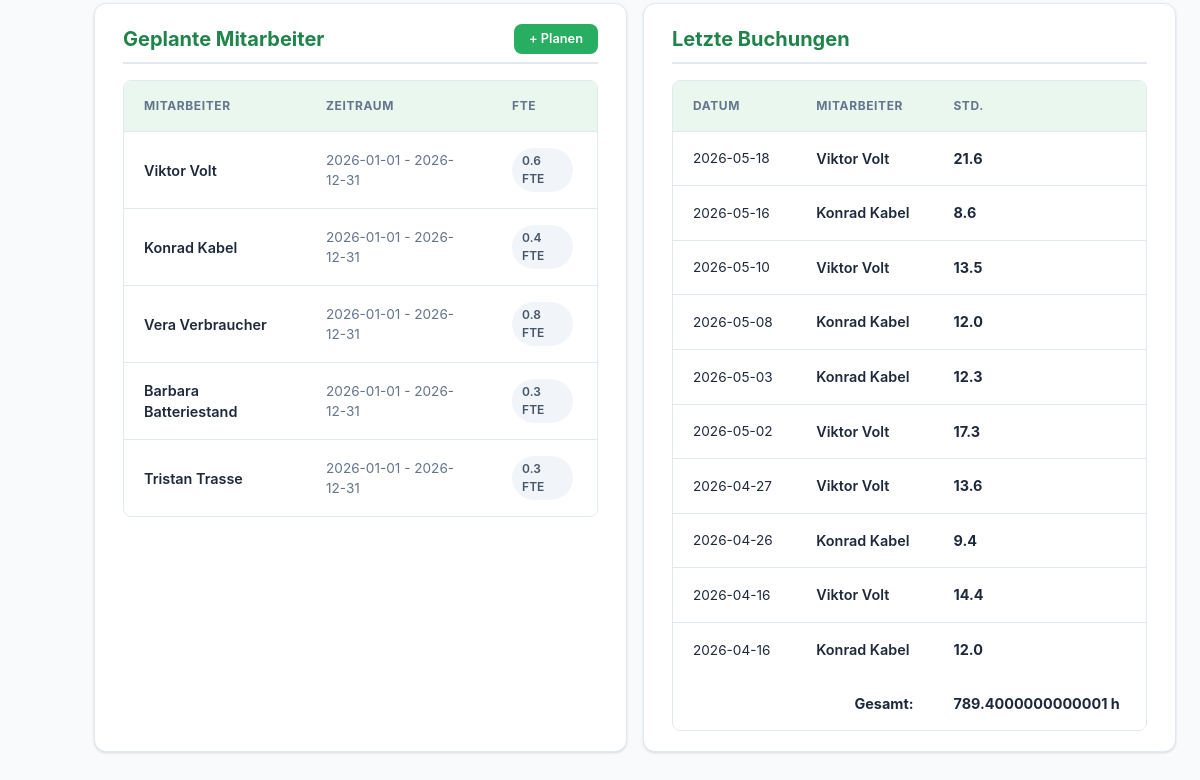
/ui/projects/1 (signed in, lower part), run on an earlier commit of the app's database.
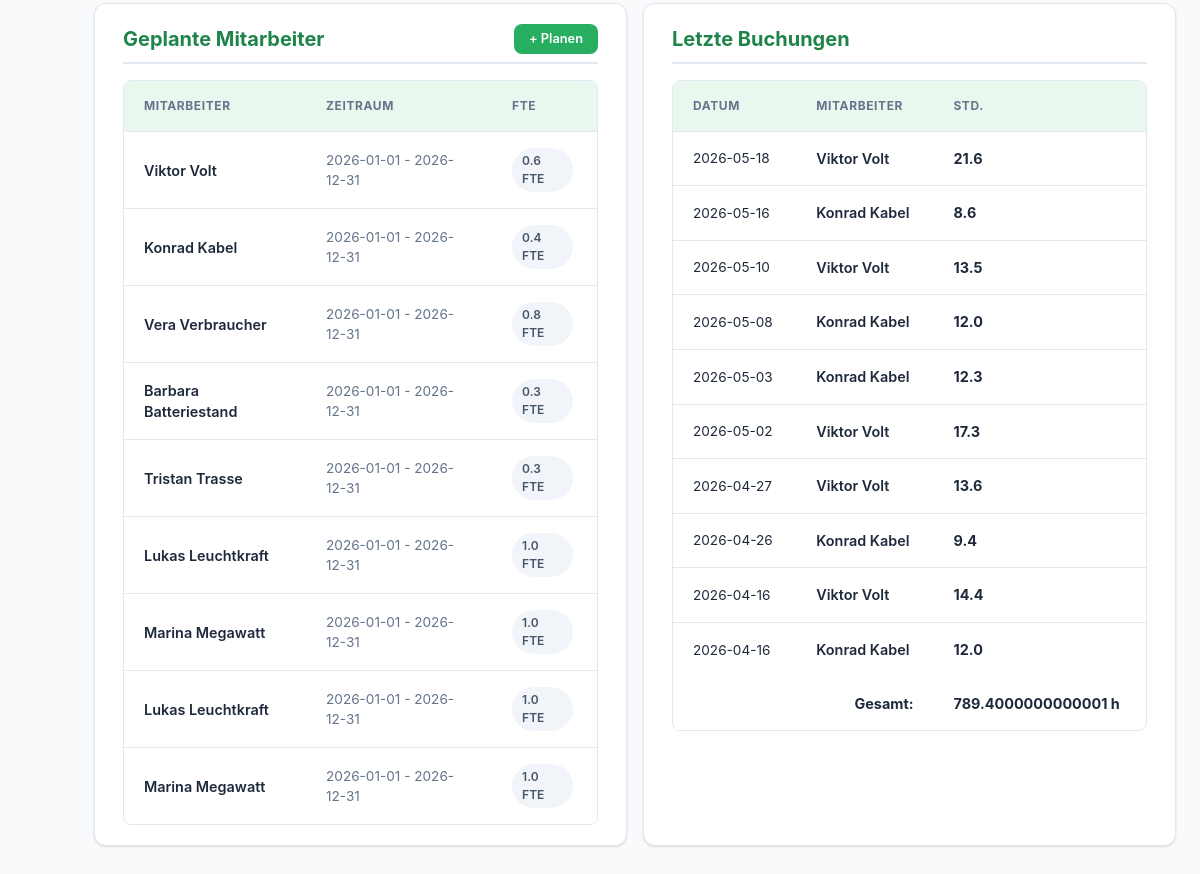
And on a later commit of the database.
### models.py (models this page shows)
class Staffing(Base):
    __tablename__ = "staffings"
    id = Column(Integer, primary_key=True, index=True)
    project_id = Column(Integer, ForeignKey("projects.id"))
    employee_id = Column(Integer, ForeignKey("employees.id"))
    start_date = Column(Date)
    end_date = Column(Date)
    capacity_fte = Column(Float) # 1.0 = 100%
    project = relationship("Project", back_populates="staffings")
    employee = relationship("Employee", back_populates="staffings")

class Employee(Base):
    __tablename__ = "employees"
    id = Column(Integer, primary_key=True, index=True)
    name = Column(String, index=True)
    type = Column(Enum(ResourceType), default=ResourceType.INTERNAL)
    role_id = Column(Integer, ForeignKey("roles.id"))
    team_id = Column(Integer, ForeignKey("teams.id"))
    weekly_hours = Column(Float, default=40.0)
    annual_hours_target = Column(Float, nullable=True) # Neuer Wert für Jahresplanung
    employment_start = Column(Date)
    employment_end = Column(Date, nullable=True)
    role = relationship("Role", back_populates="employees")
    team = relationship("Team", back_populates="employees")
    staffings = relationship("Staffing", back_populates="employee")
    service_allocations = relationship("ServiceAllocation", back_populates="employee")
    absences = relationship("Absence", back_populates="employee")
    user = relationship("User", back_populates="employee", uselist=False)
    bookings = relationship("Booking", back_populates="employee")

class Booking(Base):
    __tablename__ = "bookings"
    id = Column(Integer, primary_key=True, index=True)
    employee_id = Column(Integer, ForeignKey("employees.id"))
    project_id = Column(Integer, ForeignKey("projects.id"))
    date = Column(Date)
    hours = Column(Float)
    description = Column(String, nullable=True)
    created_at = Column(DateTime, default=datetime.utcnow)
    employee = relationship("Employee", back_populates="bookings")
    project = relationship("Project", back_populates="bookings")

### main.py (the view)
@app.get("/ui/projects/{project_id}", response_class=HTMLResponse)
def ui_project_detail(request: Request, project_id: int, db: Session = Depends(get_db), user: models.User = Depends(login_required)):
    project = db.query(models.Project).filter(models.Project.id == project_id).first()
    if not project:
        raise HTTPException(status_code=404, detail="Project not found")
    progress = calculate_project_progress(project, db)
    progress = float(progress)
    return templates.TemplateResponse(
        request=request, name="project_detail.html", context={
            "project": project,
            "progress": progress,
            "active_page": "projects"
        }
    )

### templates/project_detail.html (shortened to what this page needs)
{% extends "base.html" %}
{% set title = "Projekt-Details" %}
{% block content %}
<div style="display: flex; flex-direction: column; gap: 1rem;">
    <div style="display: grid; grid-template-columns: 1fr 1fr; gap: 1rem;">
        <div class="card" style="margin-bottom: 0;">
            <div class="section-header">
                <h2>Geplante Mitarbeiter</h2>
                {% if request.state.user and request.state.user.role.value == 'admin' %}
                <a href="/ui/staffing/add?project_id={{ project.id }}" class="btn btn-primary btn-small">+ Planen</a>
                {% endif %}
            </div>
            <div class="modern-table-wrapper">
                <table class="modern-table">
                    <thead>
                        <tr>
                            <th>Mitarbeiter</th>
                            <th>Zeitraum</th>
                            <th>FTE</th>
                        </tr>
                    </thead>
                    <tbody>
                        {% for s in project.staffings | sort(attribute='start_date') %}
                        <tr>
                            <td style="font-weight: 600;">
                                <a href="/ui/employees/{{ s.employee.id }}/plan" style="color: inherit; text-decoration: none;">{{ s.employee.name }}</a>
                            </td>
                            <td style="font-size: 0.85rem; color: var(--text-muted);">{{ s.start_date }} - {{ s.end_date }}</td>
                            <td><span class="badge badge-default">{{ s.capacity_fte }} FTE</span></td>
                        </tr>
                        {% else %}
                        <tr>
                            <td colspan="3" style="padding: 2rem; text-align: center; color: var(--text-muted);">
                                Keine Mitarbeiter geplant.
                            </td>
                        </tr>
                        {% endfor %}
                    </tbody>
                </table>
            </div>
        </div>
        <div class="card" style="margin-bottom: 0;">
            <div class="section-header">
                <h2>Letzte Buchungen</h2>
            </div>
            <div class="modern-table-wrapper">
                <table class="modern-table">
                    <thead>
                        <tr>
                            <th>Datum</th>
                            <th>Mitarbeiter</th>
                            <th>Std.</th>
                        </tr>
                    </thead>
                    <tbody>
                        {% for b in project.bookings | sort(attribute='date', reverse=True) %}
                        {% if loop.index <= 10 %}
                        <tr>
                            <td style="font-size: 0.85rem;">{{ b.date }}</td>
                            <td style="font-weight: 600;">
                                <a href="/ui/employees/{{ b.employee.id }}/plan" style="color: inherit; text-decoration: none;">{{ b.employee.name }}</a>
                            </td>
                            <td><strong>{{ b.hours }}</strong></td>
                        </tr>
                        {% endif %}
                        {% else %}
                        <tr>
                            <td colspan="3" style="padding: 2rem; text-align: center; color: var(--text-muted);">
                                Keine Buchungen vorhanden.
                            </td>
                        </tr>
                        {% endfor %}
                    </tbody>
                    {% if project.bookings %}
                    <tfoot>
                        <tr style="background-color: var(--bg-light); font-weight: 700;">
                            <td colspan="2" style="text-align: right;">Gesamt:</td>
                            <td>{{ project.bookings | sum(attribute='hours') }} h</td>
                        </tr>
                    </tfoot>
                    {% endif %}
                </table>
            </div>
        </div>
    </div>
</div>
{% endblock %}

### templates/base.html (shortened to what this page needs)
<!DOCTYPE html>
<html lang="de">
<head>
    <link rel="stylesheet" href="{{ static_url('/static/styles.css') }}">
</head>
<body>
<div class="app-layout">
    <div class="main-wrapper">
        <main class="content-area">
            {% block content %}{% endblock %}
        </main>
    </div>
</div>
</body>
</html>

### static/styles.css (style rules this page uses)
:root { --primary-color: #27AE60; --primary-hover: #219150; --primary-dark: #1E8449; --primary-light: #E9F7EF; --secondary-color: #16A085; --bg-color: #f8fafc; --text-color: #1e293b; --text-muted: #64748b; --sidebar-bg: #27AE60; --sidebar-text: #ffffff; --sidebar-text-muted: #E9F7EF; --sidebar-hover-bg: #219150; --sidebar-active-bg: #1E8449; --sidebar-width: 260px; --sidebar-collapsed-width: 70px; --white: #ffffff; --border-color: #e2e8f0; --card-shadow: 0 1px 3px 0 rgba(0, 0, 0, 0.1), 0 1px 2px -1px rgba(0, 0, 0, 0.1); --card-shadow-hover: 0 10px 15px -3px rgba(0, 0, 0, 0.1), 0 4px 6px -4px rgba(0, 0, 0, 0.1); --danger: #e74c3c; --warning: #9B59B6; --success: #27AE60; --info: #3498DB; --radius-sm: 4px; --radius-md: 8px; --radius-lg: 12px; }
* { box-sizing: border-box; }
body { margin: 0; font-family: 'Inter', system-ui, -apple-system, sans-serif; background: var(--bg-color); color: var(--text-color); line-height: 1.5; }
.app-layout { display: flex; min-height: 100vh; overflow-x: hidden; }
.main-wrapper { flex: 1; margin-left: var(--sidebar-width); display: flex; flex-direction: column; transition: margin-left 0.3s ease; min-width: 0; }
.content-area { padding: 2rem 1.5rem; flex: 1; width: 100%; max-width: 1400px; margin: 0 auto; }
.card { background: var(--white); border-radius: var(--radius-lg); padding: 1.25rem 1.75rem; box-shadow: var(--card-shadow); border: 1px solid var(--border-color); margin-bottom: 1rem; }
.card h2 { margin-top: 0; margin-bottom: 1rem; font-size: 1.25rem; font-weight: 700; color: var(--primary-dark); }
.btn { display: inline-flex; align-items: center; justify-content: center; padding: 0.625rem 1.25rem; border-radius: var(--radius-md); text-decoration: none; font-weight: 600; font-size: 0.9rem; cursor: pointer; border: 1px solid transparent; transition: all 0.2s; gap: 0.5rem; }
.btn-primary { background: var(--primary-color); color: white; }
.modern-table-wrapper { overflow-x: auto; border-radius: var(--radius-md); border: 1px solid var(--border-color); width: 100%; }
.modern-table { width: 100%; border-collapse: collapse; background: var(--white); transition: background 0.3s ease; }
.modern-table th { background: var(--primary-light); color: var(--text-muted); text-transform: uppercase; font-size: 0.75rem; font-weight: 700; letter-spacing: 0.05em; padding: 1rem 1.25rem; text-align: left; border-bottom: 1px solid var(--border-color); }
.modern-table td { padding: 1rem 1.25rem; border-bottom: 1px solid var(--border-color); color: var(--text-color); font-size: 0.9rem; }
.modern-table tr:last-child td { border-bottom: none; }
.badge { display: inline-flex; align-items: center; padding: 0.25rem 0.625rem; border-radius: 9999px; font-size: 0.75rem; font-weight: 600; transition: background-color 0.3s ease, color 0.3s ease; }
.badge-default { background-color: #f1f5f9; color: #475569; }
.section-header { display: flex; justify-content: space-between; align-items: center; margin-bottom: 1rem; border-bottom: 2px solid var(--border-color); padding-bottom: 0.5rem; }
.section-header h2 { margin: 0; }
.modern-table td .badge { margin-right: 0.25rem; }
.btn-small { padding: 0.5rem 0.875rem; font-size: 0.8rem; border-radius: var(--radius-md); line-height: 1; }
@media (max-width: 1400px) { .main-wrapper { margin-left: var(--sidebar-collapsed-width); } }

What changed in the data, as far as the page shows it:
added Staffing: employee.name "Lukas Leuchtkraft", start_date "2026-01-01", end_date "2026-12-31", capacity_fte "1.0"
added Staffing: employee.name "Marina Megawatt", start_date "2026-01-01", end_date "2026-12-31", capacity_fte "1.0"
added Staffing: employee.name "Lukas Leuchtkraft", start_date "2026-01-01", end_date "2026-12-31", capacity_fte "1.0"
added Staffing: employee.name "Marina Megawatt", start_date "2026-01-01", end_date "2026-12-31", capacity_fte "1.0"
